Frame 1 (no input): blank canvas, image omitted
Frame 60 (no input): blank canvas, image omitted
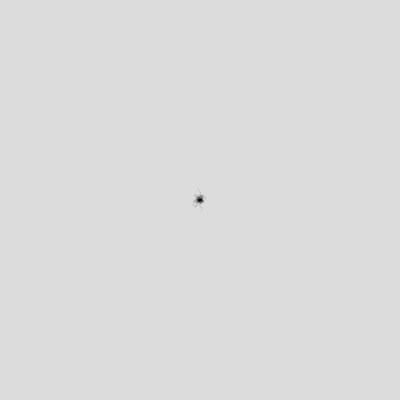
Frame 120 (the mouse pressed at the canvas centre since frame 60)

The p5.js sketch whose frames 1 and 60 were blank and that drew this single picture after the mouse press (run headless with seeded random() and noise() and a simulated clock; from frame 60 on, the mouse is pressed at the canvas centre):

// p5.js sketch
// ── sketch.js
// A drawing program that is more 'active'

// Declare an array to hold points
let points = [];

function setup() {
  createCanvas(400, 400);
  background(220);
  stroke(0, 10);
}

function draw() { 
  // If the mouse is pressed, save the point into the array
  if (mouseIsPressed){
    // We store the point as a 'p5.Vector' object
  	points.push(createVector(mouseX, mouseY));
  }

  // Go through the array of points
  for (let p of points){
    // For each point, change it by a random amount
    p.x = p.x + random(-1, 1);
    p.y = p.y + random(-1, 1);
    // ...and draw a point.
		point(p.x, p.y);
  }
}
